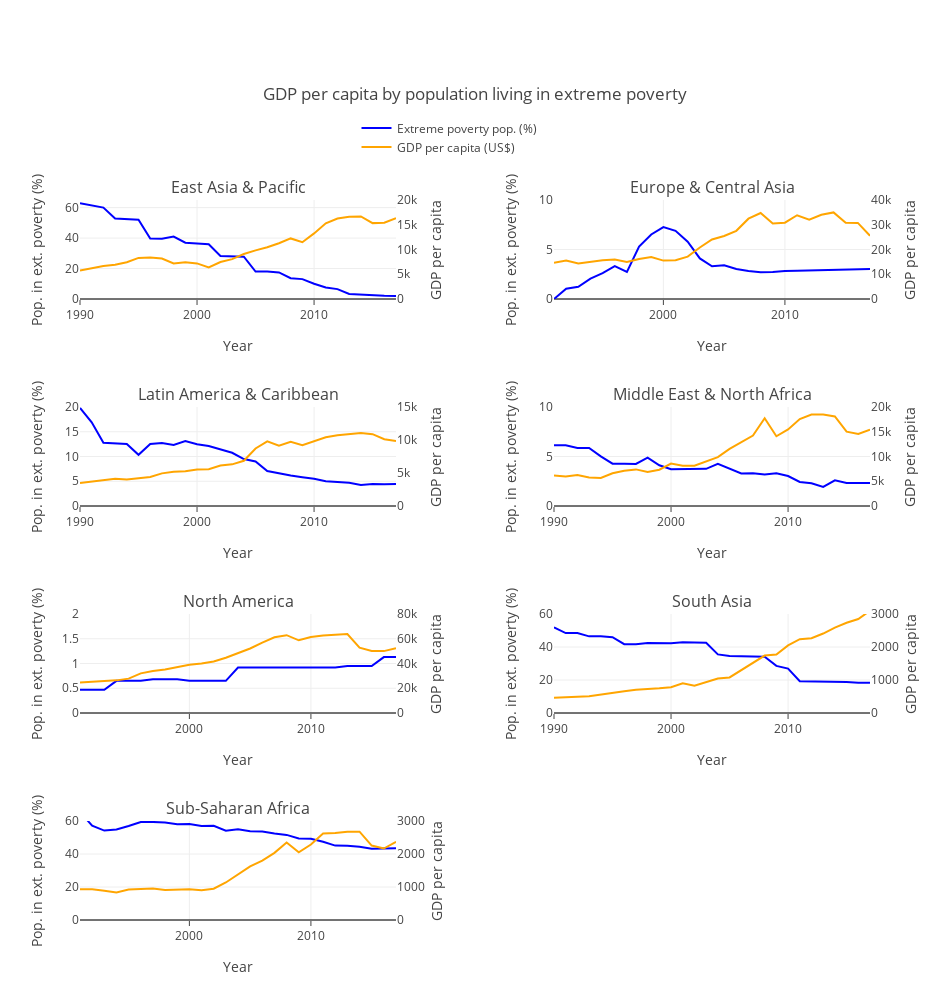

The code cell stored with this chart in its notebook:
### Code cell
grouped_econ_ext_poverty.sort_values(by=['Region', 'Year'], inplace=True)

fig = go.Figure()
fig = tools.make_subplots(
        rows=4, 
        cols=2, 
        subplot_titles=[reg for reg in grouped_econ_ext_poverty['Region'].unique()],
        vertical_spacing=0.15,
        horizontal_spacing=0.20,
        print_grid=False)

perc_pop_ext_poverty = []
gdp_per_capita = []
for region in grouped_econ_ext_poverty['Region'].unique():
    g_econ_ext_pov_region = grouped_econ_ext_poverty[grouped_econ_ext_poverty['Region'] == region]
    
    gdp_per_capita.append(
        go.Scatter(
            x=g_econ_ext_pov_region['Year'], 
            y=g_econ_ext_pov_region['GDP per Capita(US$)'], 
            name='GDP per capita (US$)', 
            mode='lines',
            showlegend=False,
            marker=go.scatter.Marker(color='Orange')
        )
    )
    
    perc_pop_ext_poverty.append(
        go.Scatter(
            x=g_econ_ext_pov_region['Year'], 
            y=g_econ_ext_pov_region['Mean Pop. in Extreme Poverty'], 
            name='Extreme poverty pop. (%)', 
            mode='lines',
            showlegend=False,
            marker=go.scatter.Marker(color='Blue')
        )
    )

fig['layout'].update(
    go.Layout(
        height=1000,
        width=950,
        title='GDP per capita by population living in extreme poverty',
        xaxis1= go.layout.XAxis(title='Year', ticklen=5),
        xaxis2= go.layout.XAxis(title='Year', ticklen=5),
        xaxis3= go.layout.XAxis(title='Year', ticklen=5),
        xaxis4= go.layout.XAxis(title='Year', ticklen=5),
        xaxis5= go.layout.XAxis(title='Year', ticklen=5),
        xaxis6= go.layout.XAxis(title='Year', ticklen=5),
        xaxis7= go.layout.XAxis(title='Year', ticklen=5),
        yaxis1= go.layout.YAxis(title='Pop. in ext. poverty (%)', range=[0,65]),
        yaxis2= go.layout.YAxis(title='Pop. in ext. poverty (%)', range=[0,10]),
        yaxis3= go.layout.YAxis(title='Pop. in ext. poverty (%)', range=[0,20]),
        yaxis4= go.layout.YAxis(title='Pop. in ext. poverty (%)', range=[0,10]),
        yaxis5= go.layout.YAxis(title='Pop. in ext. poverty (%)', range=[0,2]),
        yaxis6= go.layout.YAxis(title='Pop. in ext. poverty (%)', range=[0,60]),
        yaxis7= go.layout.YAxis(title='Pop. in ext. poverty (%)', range=[0,60]),
        yaxis8= go.layout.YAxis(title='GDP per capita', overlaying='y1', anchor='x1', side='right', range=[0, 20000], showgrid=False),
        yaxis9= go.layout.YAxis(title='GDP per capita', overlaying='y2', anchor='x2', side='right', range=[0, 40000], showgrid=False),
        yaxis10=go.layout.YAxis(title='GDP per capita', overlaying='y3', anchor='x3', side='right', range=[0, 15000], showgrid=False),
        yaxis11=go.layout.YAxis(title='GDP per capita', overlaying='y4', anchor='x4', side='right', range=[0, 20000], showgrid=False),
        yaxis12=go.layout.YAxis(title='GDP per capita', overlaying='y5', anchor='x5', side='right', range=[0, 80000], showgrid=False),
        yaxis13=go.layout.YAxis(title='GDP per capita', overlaying='y6', anchor='x6', side='right', range=[0, 3000], showgrid=False),
        yaxis14=go.layout.YAxis(title='GDP per capita', overlaying='y7', anchor='x7', side='right', range=[0, 3000], showgrid=False),
        margin=dict(t=200),
        legend=dict(x=0.35, y=1.12),
    )
)

for i in range(7):
    col = i%2 + 1
    row = i//2 + 1
    if i == 0:
        perc_pop_ext_poverty[i]['showlegend'] = True
        gdp_per_capita[i]['showlegend'] = True
        
    fig.append_trace(perc_pop_ext_poverty[i], row, col)
    fig.append_trace(gdp_per_capita[i], row, col)

for i in range(7):
    fig['data'][2*i+1].update(yaxis='y{one}'.format(one=8+i))

py(fig, filename='Small Multiples: GDP per capita and Extreme Poverty Pop.(%)')

### Figure 1 — Plotly figure (JSON) as saved in the notebook; plotly's stock layout.template omitted (floating-point values rounded to 4 significant figures)
{"data": [{"marker": {"color": "Blue"}, "mode": "lines", "name": "Extreme poverty pop. (%)", "showlegend": true, "type": "scatter", "uid": "93e5a3bb-9edb-4c38-afae-0866522c1efc", "x": ["1990", "1991", "1992", "1993", "1994", "1995", "1996", "1997", "1998", "1999", "2000", "2001", "2002", "2003", "2004", "2005", "2006", "2007", "2008", "2009", "2010", "2011", "2012", "2013", "2014", "2015", "2016", "2017"], "xaxis": "x", "y": [62.88, 61.3, 59.99, 52.82, 52.61, 51.98, 39.78, 39.5, 40.99, 36.93, 36.47, 35.99, 28.29, 28.19, 27.79, 18.02, 18.08, 17.44, 13.69, 13.06, 10, 7.6, 6.49, 3.28, 2.78, 2.16, 2.06, 1.97], "yaxis": "y"}, {"marker": {"color": "Orange"}, "mode": "lines", "name": "GDP per capita (US$)", "showlegend": true, "type": "scatter", "uid": "a38b6968-f45f-42ff-bcc5-07b25791ba13", "x": ["1990", "1991", "1992", "1993", "1994", "1995", "1996", "1997", "1998", "1999", "2000", "2001", "2002", "2003", "2004", "2005", "2006", "2007", "2008", "2009", "2010", "2011", "2012", "2013", "2014", "2015", "2016", "2017"], "xaxis": "x", "y": [5760.0, 6176.0, 6683.0, 6904.0, 7430.0, 8303.0, 8404.0, 8168.0, 7197.0, 7409.0, 7191.0, 6367.0, 7461.0, 8061.0, 9090.0, 9827.0, 10460.0, 11270.0, 12240.0, 11480.0, 13250.0, 15280.0, 16270.0, 16620.0, 16680.0, 15330.0, 15400.0, 16330.0], "yaxis": "y8"}, {"marker": {"color": "Blue"}, "mode": "lines", "name": "Extreme poverty pop. (%)", "showlegend": false, "type": "scatter", "uid": "6b74aaa6-726f-4272-af07-37aea7546c72", "x": ["1991", "1992", "1993", "1994", "1995", "1996", "1997", "1998", "1999", "2000", "2001", "2002", "2003", "2004", "2005", "2006", "2007", "2008", "2009", "2010", "2011", "2012", "2013", "2014", "2015", "2016", "2017"], "xaxis": "x2", "y": [0, 1.04, 1.24, 2.06, 2.62, 3.32, 2.74, 5.3, 6.52, 7.27, 6.89, 5.79, 4.1, 3.3, 3.41, 3.03, 2.83, 2.71, 2.72, 2.83, 2.86, 2.89, 2.94, 2.92, 2.98, 3, 3.03], "yaxis": "y2"}, {"marker": {"color": "Orange"}, "mode": "lines", "name": "GDP per capita (US$)", "showlegend": false, "type": "scatter", "uid": "2636e47b-1881-45be-8d34-af69433ab460", "x": ["1991", "1992", "1993", "1994", "1995", "1996", "1997", "1998", "1999", "2000", "2001", "2002", "2003", "2004", "2005", "2006", "2007", "2008", "2009", "2010", "2011", "2012", "2013", "2014", "2015", "2016", "2017"], "xaxis": "x2", "y": [14640.0, 15580.0, 14390.0, 15060.0, 15700.0, 15970.0, 14980.0, 16160.0, 16940.0, 15510.0, 15650.0, 17130.0, 20810.0, 24050.0, 25460.0, 27550.0, 32460.0, 34740.0, 30520.0, 30850.0, 33830.0, 32020.0, 34030.0, 34990.0, 30770.0, 30740.0, 25580.0], "yaxis": "y9"}, {"marker": {"color": "Blue"}, "mode": "lines", "name": "Extreme poverty pop. (%)", "showlegend": false, "type": "scatter", "uid": "3524c9d2-c5fd-4aad-a98a-2a2696c25e82", "x": ["1990", "1991", "1992", "1993", "1994", "1995", "1996", "1997", "1998", "1999", "2000", "2001", "2002", "2003", "2004", "2005", "2006", "2007", "2008", "2009", "2010", "2011", "2012", "2013", "2014", "2015", "2016", "2017"], "xaxis": "x3", "y": [19.81, 16.92, 12.79, 12.63, 12.54, 10.35, 12.51, 12.75, 12.34, 13.13, 12.46, 12.1, 11.44, 10.75, 9.48, 9.01, 7.07, 6.59, 6.16, 5.8, 5.49, 5.02, 4.88, 4.68, 4.25, 4.42, 4.39, 4.45], "yaxis": "y3"}, {"marker": {"color": "Orange"}, "mode": "lines", "name": "GDP per capita (US$)", "showlegend": false, "type": "scatter", "uid": "361368ec-cc16-4c78-87fe-6392d8b65ab1", "x": ["1990", "1991", "1992", "1993", "1994", "1995", "1996", "1997", "1998", "1999", "2000", "2001", "2002", "2003", "2004", "2005", "2006", "2007", "2008", "2009", "2010", "2011", "2012", "2013", "2014", "2015", "2016", "2017"], "xaxis": "x3", "y": [3498.0, 3740.0, 3896.0, 4128.0, 4016.0, 4228.0, 4400.0, 4944.0, 5191.0, 5267, 5526.0, 5580.0, 6141.0, 6310.0, 6853.0, 8716.0, 9800.0, 9121.0, 9719.0, 9211.0, 9870.0, 10420.0, 10700.0, 10860.0, 11070.0, 10890.0, 10110.0, 9851.0], "yaxis": "y10"}, {"marker": {"color": "Blue"}, "mode": "lines", "name": "Extreme poverty pop. (%)", "showlegend": false, "type": "scatter", "uid": "52215468-b874-4d46-b255-b7e994e829e2", "x": ["1990", "1991", "1992", "1993", "1994", "1995", "1996", "1997", "1998", "1999", "2000", "2001", "2002", "2003", "2004", "2005", "2006", "2007", "2008", "2009", "2010", "2011", "2012", "2013", "2014", "2015", "2016", "2017"], "xaxis": "x4", "y": [6.13, 6.13, 5.87, 5.87, 5.01, 4.28, 4.28, 4.25, 4.88, 4.11, 3.72, 3.71, 3.75, 3.75, 4.25, 3.78, 3.29, 3.31, 3.18, 3.31, 3.03, 2.43, 2.3, 1.92, 2.59, 2.32, 2.34, 2.33], "yaxis": "y4"}, {"marker": {"color": "Orange"}, "mode": "lines", "name": "GDP per capita (US$)", "showlegend": false, "type": "scatter", "uid": "10e3e3ed-e463-4ea0-80f5-c75fc4197960", "x": ["1990", "1991", "1992", "1993", "1994", "1995", "1996", "1997", "1998", "1999", "2000", "2001", "2002", "2003", "2004", "2005", "2006", "2007", "2008", "2009", "2010", "2011", "2012", "2013", "2014", "2015", "2016", "2017"], "xaxis": "x4", "y": [6141.0, 5950.0, 6245.0, 5752.0, 5666.0, 6608.0, 7138.0, 7396.0, 6852.0, 7334.0, 8569.0, 8155.0, 8156.0, 9043.0, 9880.0, 11520.0, 12940.0, 14220.0, 17720.0, 14090.0, 15480.0, 17560.0, 18476, 18470.0, 18095, 15020.0, 14570.0, 15440.0], "yaxis": "y11"}, {"marker": {"color": "Blue"}, "mode": "lines", "name": "Extreme poverty pop. (%)", "showlegend": false, "type": "scatter", "uid": "67b30a06-0b9e-40bd-baa8-f2ec911e908e", "x": ["1991", "1992", "1993", "1994", "1995", "1996", "1997", "1998", "1999", "2000", "2001", "2002", "2003", "2004", "2005", "2006", "2007", "2008", "2009", "2010", "2011", "2012", "2013", "2014", "2015", "2016", "2017"], "xaxis": "x5", "y": [0.47, 0.47, 0.47, 0.65, 0.65, 0.65, 0.68, 0.68, 0.68, 0.65, 0.65, 0.65, 0.65, 0.92, 0.92, 0.92, 0.92, 0.92, 0.92, 0.92, 0.92, 0.92, 0.95, 0.95, 0.95, 1.13, 1.13], "yaxis": "y5"}, {"marker": {"color": "Orange"}, "mode": "lines", "name": "GDP per capita (US$)", "showlegend": false, "type": "scatter", "uid": "1fcbf9cd-d34c-4f32-9bba-602243828fb9", "x": ["1991", "1992", "1993", "1994", "1995", "1996", "1997", "1998", "1999", "2000", "2001", "2002", "2003", "2004", "2005", "2006", "2007", "2008", "2009", "2010", "2011", "2012", "2013", "2014", "2015", "2016", "2017"], "xaxis": "x5", "y": [24590.0, 24980.0, 25790.0, 26370.0, 27780.0, 32030.0, 33940.0, 35070.0, 37010.0, 38950.0, 39950.0, 41640.0, 44650.0, 48087, 52130.0, 56910.0, 61150.0, 62870.0, 58750.0, 61370.0, 62650.0, 63190.0, 63760.0, 52830.0, 50070.0, 50010.0, 52400.0], "yaxis": "y12"}, {"marker": {"color": "Blue"}, "mode": "lines", "name": "Extreme poverty pop. (%)", "showlegend": false, "type": "scatter", "uid": "ce6d0952-9702-4724-85ed-324af4cc06de", "x": ["1990", "1991", "1992", "1993", "1994", "1995", "1996", "1997", "1998", "1999", "2000", "2001", "2002", "2003", "2004", "2005", "2006", "2007", "2008", "2009", "2010", "2011", "2012", "2013", "2014", "2015", "2016", "2017"], "xaxis": "x6", "y": [51.94, 48.44, 48.49, 46.46, 46.47, 45.94, 41.68, 41.67, 42.41, 42.41, 42.32, 42.84, 42.82, 42.54, 35.52, 34.48, 34.41, 34.06, 34.05, 28.57, 26.93, 19.27, 19.26, 19.05, 19.04, 18.78, 18.3, 18.29], "yaxis": "y6"}, {"marker": {"color": "Orange"}, "mode": "lines", "name": "GDP per capita (US$)", "showlegend": false, "type": "scatter", "uid": "7501e786-3536-498a-bae5-7ea1d8ebcd73", "x": ["1990", "1991", "1992", "1993", "1994", "1995", "1996", "1997", "1998", "1999", "2000", "2001", "2002", "2003", "2004", "2005", "2006", "2007", "2008", "2009", "2010", "2011", "2012", "2013", "2014", "2015", "2016", "2017"], "xaxis": "x6", "y": [459.5, 463.7, 489.7, 510.1, 552.9, 609.6, 656.6, 706.0, 720.7, 751.3, 782.5, 898.2, 825.6, 932.0, 1045.0, 1078.0, 1297.0, 1527.0, 1740.0, 1775.0, 2049.0, 2235.0, 2268.0, 2408.0, 2588.0, 2733.0, 2846.0, 3100.0], "yaxis": "y13"}, {"marker": {"color": "Blue"}, "mode": "lines", "name": "Extreme poverty pop. (%)", "showlegend": false, "type": "scatter", "uid": "671cb57f-4b80-47c0-9b3e-15c31995d428", "x": ["1991", "1992", "1993", "1994", "1995", "1996", "1997", "1998", "1999", "2000", "2001", "2002", "2003", "2004", "2005", "2006", "2007", "2008", "2009", "2010", "2011", "2012", "2013", "2014", "2015", "2016", "2017"], "xaxis": "x7", "y": [65.58, 57.11, 54.18, 54.83, 56.94, 59.39, 59.41, 59.15, 58, 58.2, 56.92, 57.08, 54.14, 54.93, 53.83, 53.68, 52.39, 51.57, 49.44, 49.21, 47.38, 45.08, 44.99, 44.37, 43.19, 43.48, 43.52], "yaxis": "y7"}, {"marker": {"color": "Orange"}, "mode": "lines", "name": "GDP per capita (US$)", "showlegend": false, "type": "scatter", "uid": "9bfc66f0-82bc-40e6-9eaf-c838e5fcdbe5", "x": ["1991", "1992", "1993", "1994", "1995", "1996", "1997", "1998", "1999", "2000", "2001", "2002", "2003", "2004", "2005", "2006", "2007", "2008", "2009", "2010", "2011", "2012", "2013", "2014", "2015", "2016", "2017"], "xaxis": "x7", "y": [930.6, 932.3, 887.2, 835.9, 924.6, 950.4, 955.6, 909.4, 924.8, 931.2, 903.9, 948.5, 1137.0, 1384.0, 1623.0, 1801.0, 2035.0, 2347.0, 2054.0, 2288.0, 2620.0, 2635.0, 2675.0, 2676.0, 2255.0, 2166.0, 2369.0], "yaxis": "y14"}], "layout": {"annotations": [{"font": {"size": 16}, "showarrow": false, "text": "East Asia & Pacific", "x": 0.2, "xanchor": "center", "xref": "paper", "y": 1, "yanchor": "bottom", "yref": "paper"}, {"font": {"size": 16}, "showarrow": false, "text": "Europe & Central Asia", "x": 0.8, "xanchor": "center", "xref": "paper", "y": 1, "yanchor": "bottom", "yref": "paper"}, {"font": {"size": 16}, "showarrow": false, "text": "Latin America & Caribbean", "x": 0.2, "xanchor": "center", "xref": "paper", "y": 0.7125, "yanchor": "bottom", "yref": "paper"}, {"font": {"size": 16}, "showarrow": false, "text": "Middle East & North Africa", "x": 0.8, "xanchor": "center", "xref": "paper", "y": 0.7125, "yanchor": "bottom", "yref": "paper"}, {"font": {"size": 16}, "showarrow": false, "text": "North America", "x": 0.2, "xanchor": "center", "xref": "paper", "y": 0.425, "yanchor": "bottom", "yref": "paper"}, {"font": {"size": 16}, "showarrow": false, "text": "South Asia", "x": 0.8, "xanchor": "center", "xref": "paper", "y": 0.425, "yanchor": "bottom", "yref": "paper"}, {"font": {"size": 16}, "showarrow": false, "text": "Sub-Saharan Africa", "x": 0.2, "xanchor": "center", "xref": "paper", "y": 0.1375, "yanchor": "bottom", "yref": "paper"}], "height": 1000, "legend": {"x": 0.35, "y": 1.12}, "margin": {"t": 200}, "title": {"text": "GDP per capita by population living in extreme poverty"}, "width": 950, "xaxis": {"anchor": "y", "domain": [0, 0.4], "ticklen": 5, "title": {"text": "Year"}}, "xaxis2": {"anchor": "y2", "domain": [0.6, 1], "ticklen": 5, "title": {"text": "Year"}}, "xaxis3": {"anchor": "y3", "domain": [0, 0.4], "ticklen": 5, "title": {"text": "Year"}}, "xaxis4": {"anchor": "y4", "domain": [0.6, 1], "ticklen": 5, "title": {"text": "Year"}}, "xaxis5": {"anchor": "y5", "domain": [0, 0.4], "ticklen": 5, "title": {"text": "Year"}}, "xaxis6": {"anchor": "y6", "domain": [0.6, 1], "ticklen": 5, "title": {"text": "Year"}}, "xaxis7": {"anchor": "y7", "domain": [0, 0.4], "ticklen": 5, "title": {"text": "Year"}}, "xaxis8": {"anchor": "y8", "domain": [0.6, 1]}, "yaxis": {"anchor": "x", "domain": [0.8625, 1], "range": [0, 65], "title": {"text": "Pop. in ext. poverty (%)"}}, "yaxis10": {"anchor": "x3", "overlaying": "y3", "range": [0, 15000], "showgrid": false, "side": "right", "title": {"text": "GDP per capita"}}, "yaxis11": {"anchor": "x4", "overlaying": "y4", "range": [0, 20000], "showgrid": false, "side": "right", "title": {"text": "GDP per capita"}}, "yaxis12": {"anchor": "x5", "overlaying": "y5", "range": [0, 80000], "showgrid": false, "side": "right", "title": {"text": "GDP per capita"}}, "yaxis13": {"anchor": "x6", "overlaying": "y6", "range": [0, 3000], "showgrid": false, "side": "right", "title": {"text": "GDP per capita"}}, "yaxis14": {"anchor": "x7", "overlaying": "y7", "range": [0, 3000], "showgrid": false, "side": "right", "title": {"text": "GDP per capita"}}, "yaxis2": {"anchor": "x2", "domain": [0.8625, 1], "range": [0, 10], "title": {"text": "Pop. in ext. poverty (%)"}}, "yaxis3": {"anchor": "x3", "domain": [0.575, 0.7125], "range": [0, 20], "title": {"text": "Pop. in ext. poverty (%)"}}, "yaxis4": {"anchor": "x4", "domain": [0.575, 0.7125], "range": [0, 10], "title": {"text": "Pop. in ext. poverty (%)"}}, "yaxis5": {"anchor": "x5", "domain": [0.2875, 0.425], "range": [0, 2], "title": {"text": "Pop. in ext. poverty (%)"}}, "yaxis6": {"anchor": "x6", "domain": [0.2875, 0.425], "range": [0, 60], "title": {"text": "Pop. in ext. poverty (%)"}}, "yaxis7": {"anchor": "x7", "domain": [0, 0.1375], "range": [0, 60], "title": {"text": "Pop. in ext. poverty (%)"}}, "yaxis8": {"anchor": "x", "domain": [0, 0.1375], "overlaying": "y", "range": [0, 20000], "showgrid": false, "side": "right", "title": {"text": "GDP per capita"}}, "yaxis9": {"anchor": "x2", "overlaying": "y2", "range": [0, 40000], "showgrid": false, "side": "right", "title": {"text": "GDP per capita"}}}}
